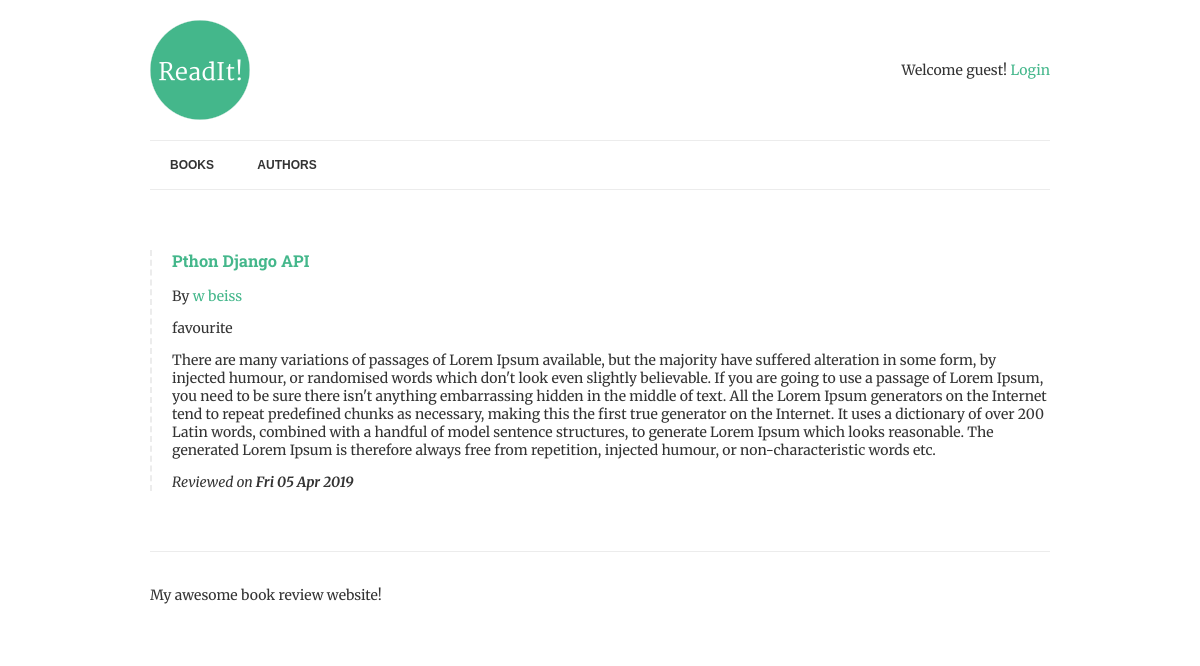
Before: /books/7/ with the older database file.
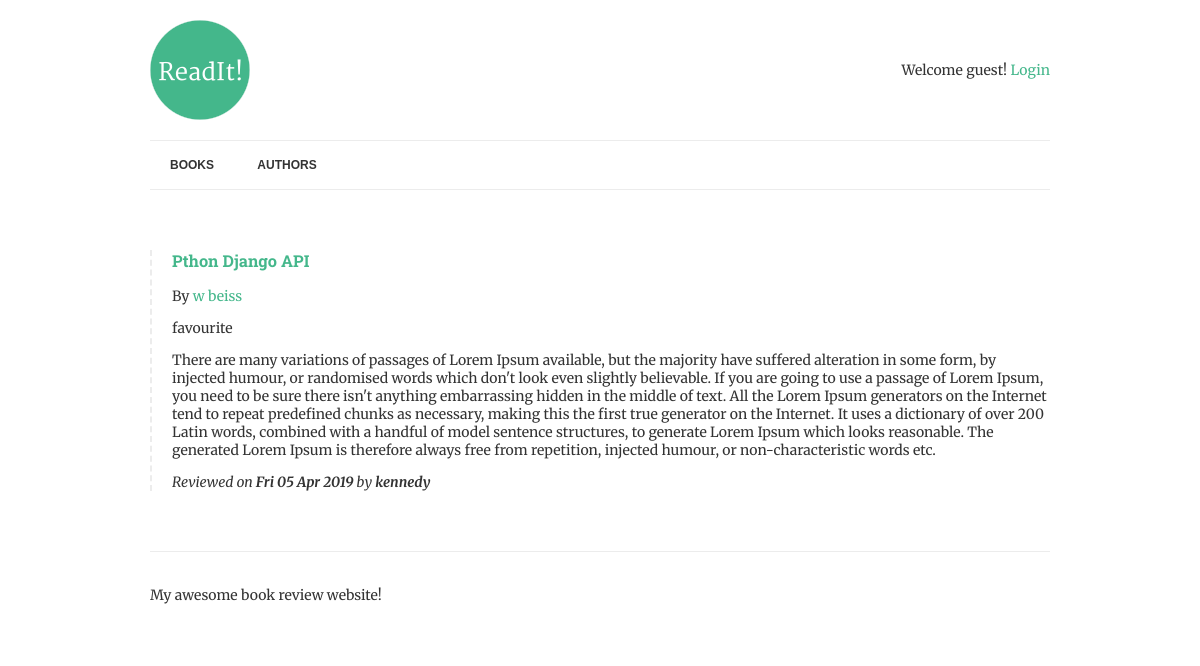
After: the same page with the newer database file.
### books/models.py (models this page shows, shortened)
class Book(models.Model):
    title = models.CharField(max_length=150)
    authors = models.ManyToManyField("Author", related_name="books")
    review = models.TextField(blank=True, null=True)
    reviewed_by = models.ForeignKey(User, blank=True, null=True, related_name='reviews', on_delete=models.CASCADE)
    date_reviewed = models.DateTimeField(blank=True, null=True)
    is_favourite = models.BooleanField(default=False, verbose_name="Favourite?")

### books/views.py (the view)
# urls.py: url(r'^books/(?P<pk>[-\w]+)/$', views.BookDetail.as_view(), name="book-detail"),
class BookDetail(DetailView):
    model = Book
    template_name = "book.html"

### books/templates/book.html
{% extends "base.html" %}
{% block content %}
	{% if book.review %}
		{% include "book-detail.html" %}
	{% endif %}
{% endblock %}

### books/templates/book-detail.html
<div class="book">
	<h3><a href="{% url 'book-detail' book.pk %}">{{ book.title }}</a></h3>
	<p>By {% for author in book.authors.all %}<a href="{% url 'author-detail' author.pk %}">{{ author.name }}</a>{% endfor %}</p>
	{% if book.is_favourite %}<p class="highlight">favourite</p>{% endif %}
	<p>{{ book.review|linebreaks }}</p>
	<p class="meta">
		Reviewed on <strong>{{ book.date_reviewed|date:"D d M Y" }}</strong>
		{% if book.reviewed_by %}
			by <strong>{{ book.reviewed_by.get_full_name|default:book.reviewed_by.username }}</strong>
		{% endif %}
	</p>
</div>

Changed rows visible on the page:
changed Book "Pthon Django API": reviewed_by_id empty → 1 (drawn); reviewed_by.get_full_name (not shown) → "kennedy"
Other visible differences:
text now shown: "by"
